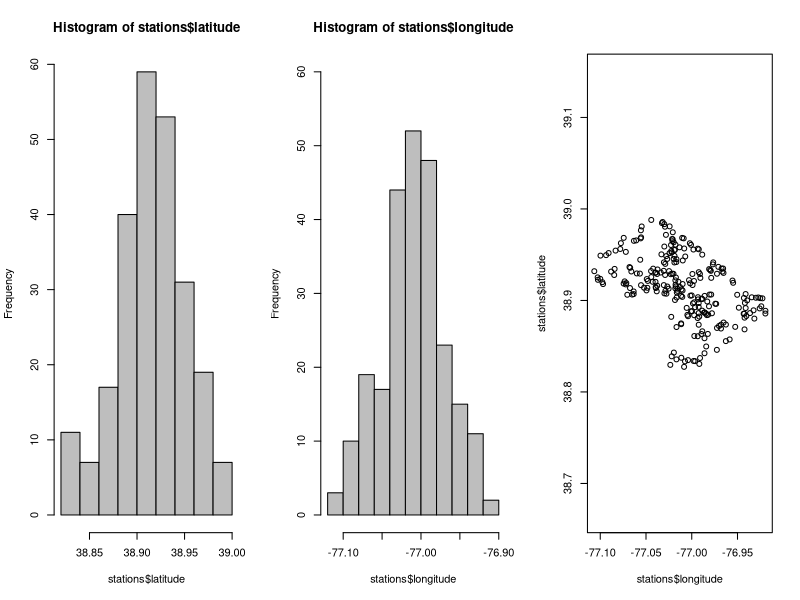
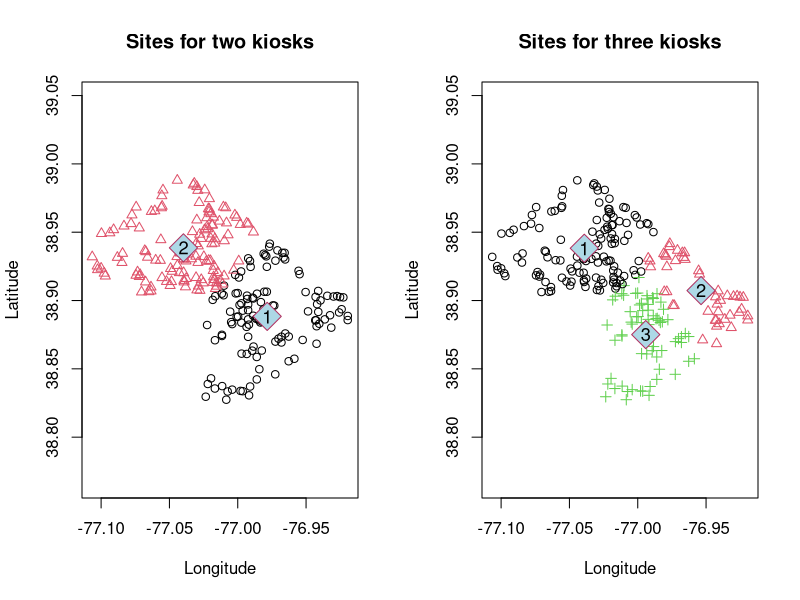
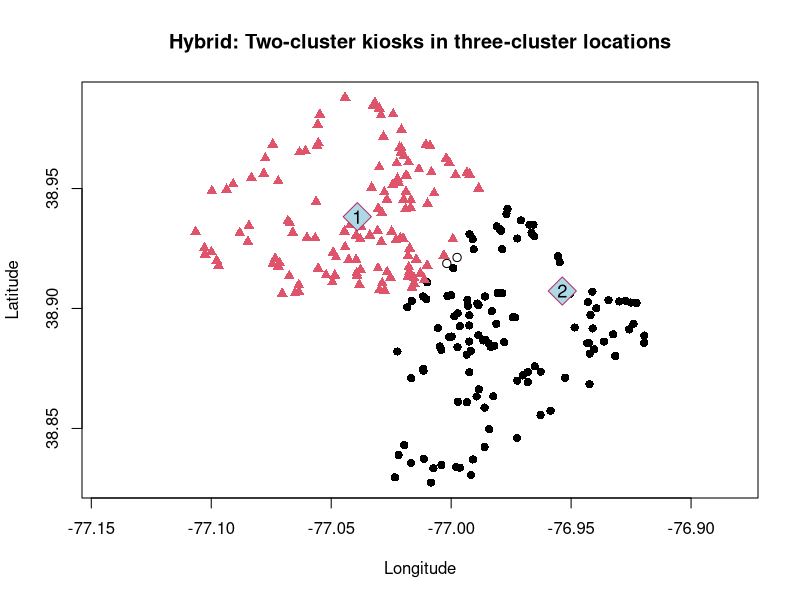
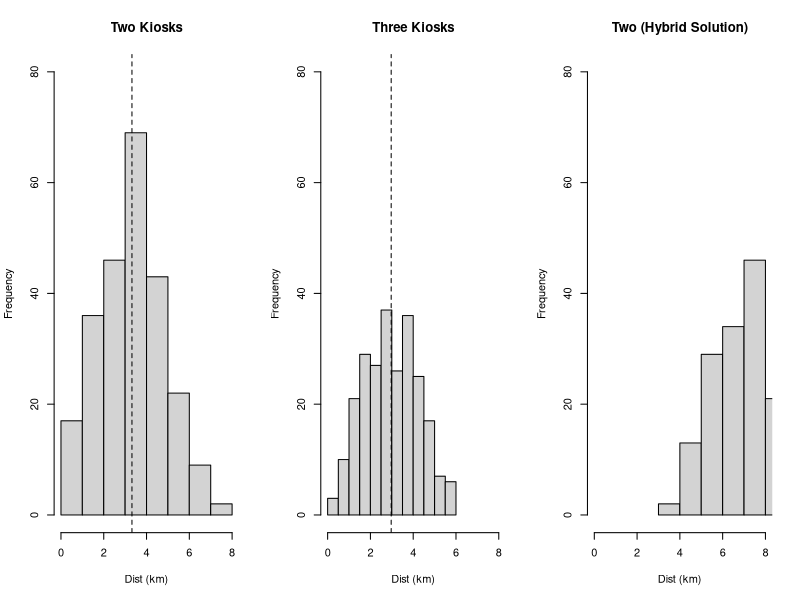
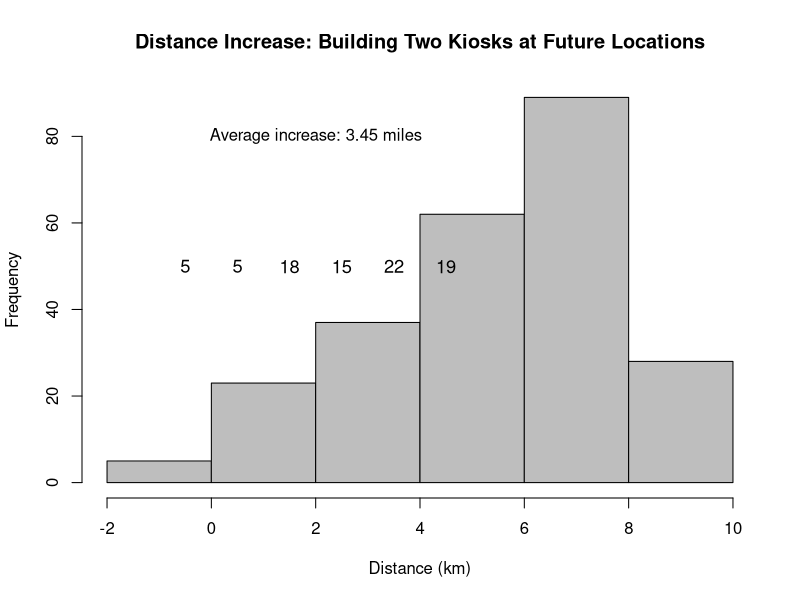

The R source for these figures, in order:
# Copyright 2016 Packt Publishing

# Introduction to R for Business Intelligence
# Chapter 5, Part 1 - Cluster Analysis: K-means Clustering

message("Introduction to R for Business Intelligence
Chapter 5 - Data Mining: Cluster Analysis
Copyright (2016) Packt Publishing \n
Welcome. Let's learn k-means clustering")

#
# Partitioning Using K-means Clustering

# Exploring the Data
stations <- read.csv("./data/Ch5_bike_station_locations.csv")
summary(stations)

par(mfrow = c(1, 3))
hist(stations$latitude, col = 'gray')
hist(stations$longitude, ylim = c(0, 60), col = 'gray')
plot(stations$longitude, stations$latitude, asp = 1)
par(mfrow = c(1, 1))

# Running the kmeans() Function
set.seed(123)
two <- kmeans(stations, 2)
three <- kmeans(stations, 3)

# Interpreting the Model Output
three

two$centers
two$size

clus <- cbind(stations, clus2 = two$cluster,
              clus3 = three$cluster)
head(clus)

# Developing a Business Case
par(mfrow = c(1, 2))
plot(clus$longitude, clus$latitude, col = two$cluster, asp = 1,
     pch = two$cluster, main = "Sites for two kiosks",
     xlab = "Longitude",  ylab = "Latitude")
points(two$centers[ ,2], two$centers[ ,1], pch = 23,
       col = 'maroon', bg = 'lightblue', cex = 3)
text(two$centers[ ,2], two$centers[ ,1], cex = 1.1, 
     col = 'black', attributes(two$centers)$dimnames[[1]])

plot(clus$longitude, clus$latitude, col = three$cluster, asp = 1,
     pch = three$cluster, main = "Sites for three kiosks",
     xlab = "Longitude",  ylab = "Latitude")
points(three$centers[ ,2], three$centers[ ,1],
       pch = 23, col = 'maroon', bg = 'lightblue', cex = 3)
text(three$centers[ ,2], three$centers[ ,1], cex = 1.1,
     col = 'black', attributes(three$centers)$dimnames[[1]])
par(mfrow = c(1, 1))

hybrid <- cbind(clus, hybrid_shape = rep(0, dim(clus)[1]))

for (e in 1:dim(hybrid[1])[1]) {
     if (hybrid[e, 3] == hybrid[e, 4]) {
          hybrid[e, 5] <- hybrid[e, 3]
     }
     if (hybrid[e, 3] != hybrid[e, 4]) {
          hybrid[e, 5] <- hybrid[e ,3] + 15
     }
}     

plot(hybrid$longitude, hybrid$latitude, col = two$cluster,
     main = "Hybrid: Two-cluster kiosks in three-cluster locations", pch = hybrid$hybrid_shape, cex = 1.1,
     xlab = "Longitude",  ylab = "Latitude", asp = 1)
points(three$centers[1:2, 2], three$centers[1:2, 1],
       pch = 23, col = 'maroon', bg = 'lightblue', cex = 3)
text(three$centers[1:2, 2], three$centers[1:2, 1], cex = 1.1,
     col = 'black', attributes(two$centers)$dimnames[[1]])

rm(hybrid, stations, e)

# ----------------------------------------------------
# Additional calculations to support the business case
# ----------------------------------------------------

# create dataframe with columns for distances
compare <- cbind(clus, dist2 = rep(0, dim(clus)[1]),
                 dist3 = rep(0, dim(clus)[1]))

# -------
# functions to find distance based on Spherical Law of Cosines

distance2 <- function(lat, long, clus_id) {
     acos(sin(lat * pi / 180) * sin(two$centers[clus_id, 1] * pi / 180) +
          cos(lat * pi / 180) * cos(two$centers[clus_id, 1] * pi / 180) *
          cos(two$centers[clus_id, 2] * pi / 180 - long * pi / 180)) *
          6371  #in km
}

distance3 <- function(lat, long, clus_id) {
     acos(sin(lat * pi / 180)*sin(three$centers[clus_id, 1] * pi / 180) +
          cos(lat * pi / 180) * cos(three$centers[clus_id, 1] * pi / 180) *
          cos(three$centers[clus_id, 2] * pi / 180 - long * pi / 180)) *
          6371  #in km
}

# -------

for (e in 1:dim(compare[1])[1]) {
     compare[e, 5] <- distance2(compare[e, 1], compare[e, 2], compare[e, 3])
     compare[e, 6] <- distance3(compare[e, 1], compare[e, 2], compare[e, 4])
}

if(!require("dplyr")) install.packages("dplyr")
suppressMessages(suppressWarnings(library(dplyr)))
compare <- cbind(compare, hybrid = rep(0,dim(compare)[1]))

for (e in 1:dim(compare[1])[1]) {
     compare[e, 7] <- distance3(compare[e, 1], compare[e, 2], compare[e, 3])
}

compare <- mutate(compare, temp_increase = (hybrid - dist3))

# -------

par(mfrow = c(1, 3))
hist(compare[ ,5], ylim = c(0, 80), xlim = c(0, 8), col = "lightgray", 
     xlab = "Dist (km)", main = "Two Kiosks")
abline(v = mean(compare[ ,5]), lty = "dashed")
hist(compare[ ,6], ylim = c(0, 80), xlim = c(0, 8), col = "lightgray",
     xlab = "Dist (km)", main = "Three Kiosks")
abline(v = mean(compare[ ,6]), lty = "dashed")
hist(compare[ ,7], ylim = c(0, 80), xlim = c(0, 8), col = "lightgray",
     xlab = "Dist (km)", main = "Two (Hybrid Solution)")
abline(v = mean(compare[ ,7]), lty = "dashed")
par(mfrow = c(1, 1))

summary(compare)  #to indicate max

hist(compare$temp_increase, breaks = 4, xlab = "Distance (km)",
     main = "Distance Increase: Building Two Kiosks at Future Locations", col = "gray")

bins <- as.data.frame(table(cut(compare$temp_increase, breaks = c(-1:5))))
text(seq(-.5, 4.5, 1), 50, cex = 1.1, col = 'black', bins[ ,2])

increase <- filter(compare, temp_increase > 0)
increase <- increase[ ,-c(1:7)]

summary(increase)

text(2, 80, paste("Average increase:", round(mean(increase) *
                    0.62137119, 2),"miles")) # .62 mi/km